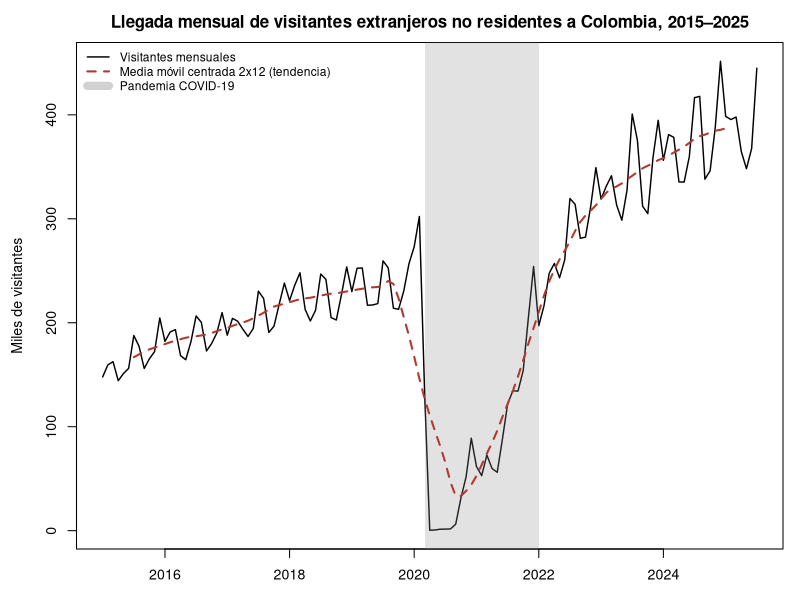
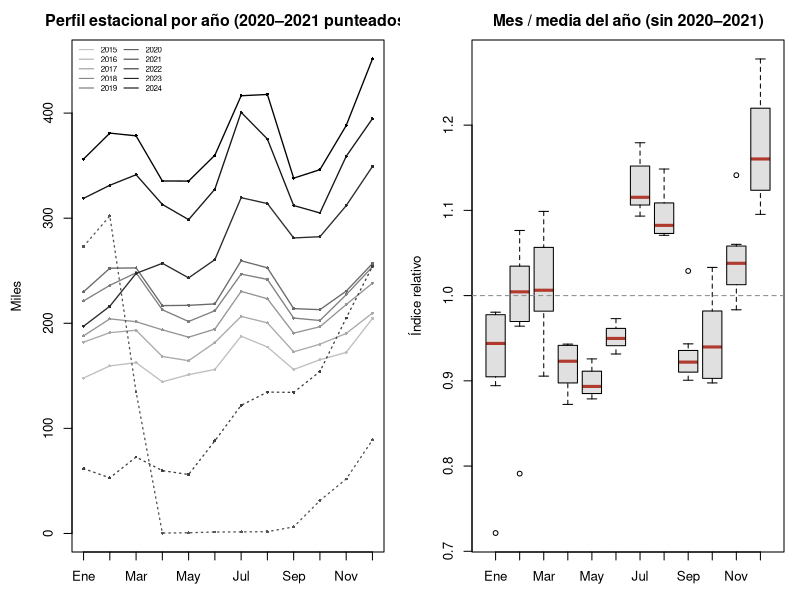
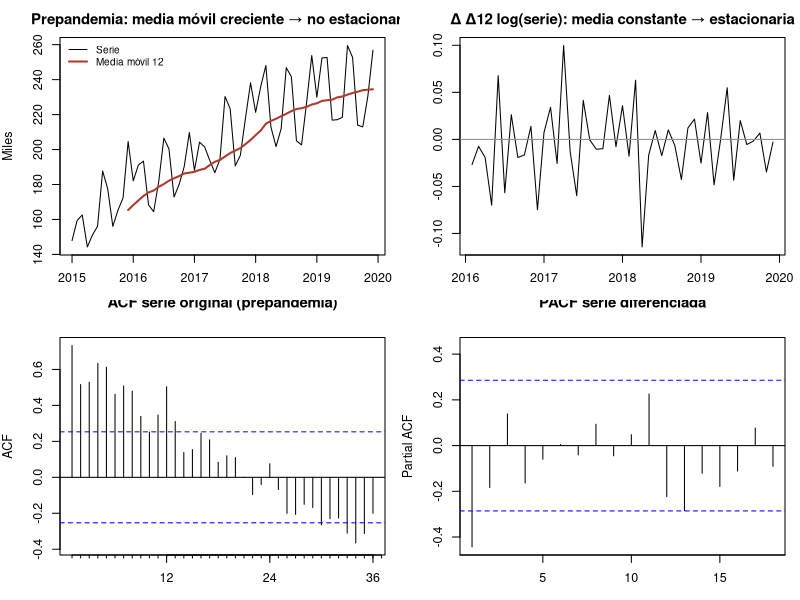
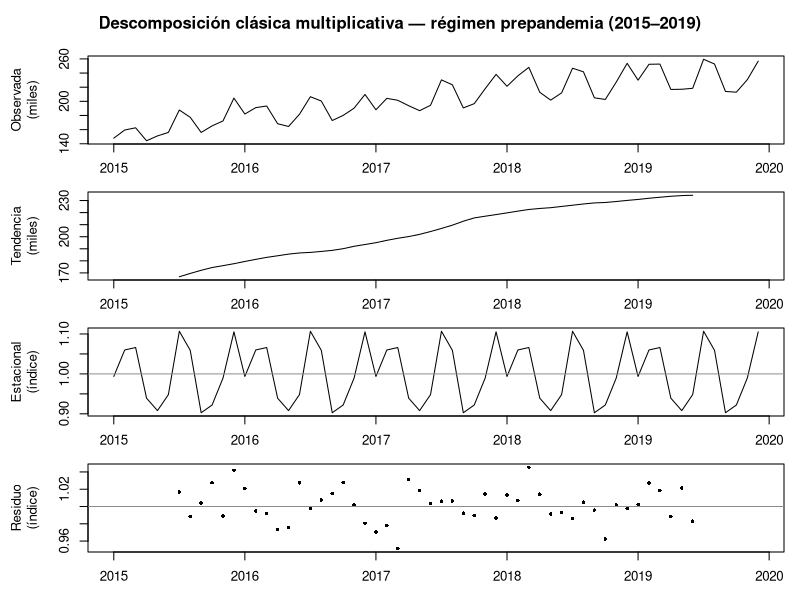
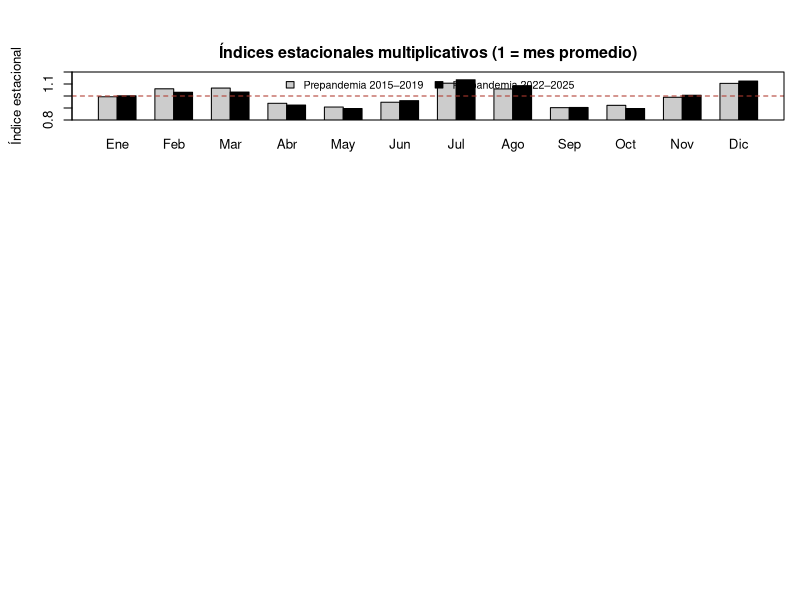
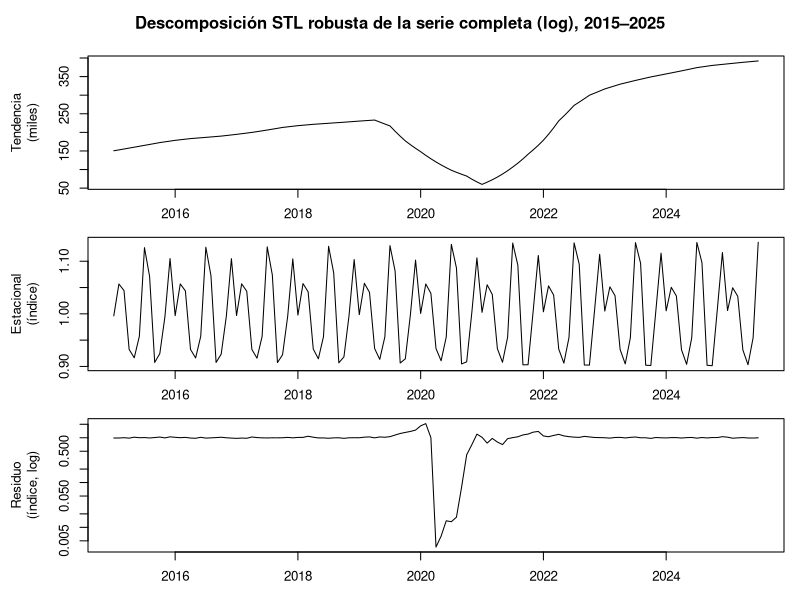
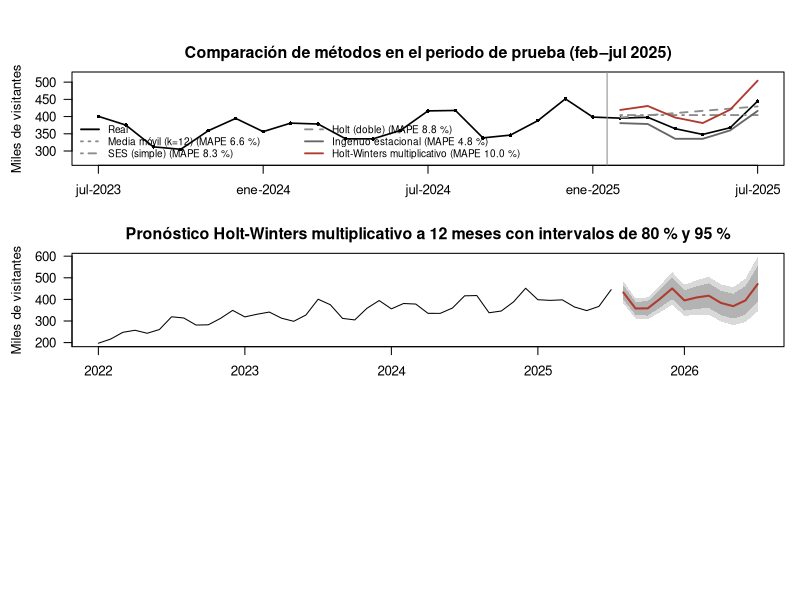

These charts were generated, in order, by the following R code:
## ---- chunk 1
# Opciones globales: mostrar el código, ocultar mensajes y guardar cada figura en la carpeta figuras/
knitr::opts_chunk$set(echo = TRUE, message = FALSE, warning = FALSE, fig.align = "center",
                      fig.path = "figuras/", dev = "png", dpi = 150)
## ---- chunk 2
library(forecast)   # descomposición, suavizamiento exponencial, Holt-Winters, métricas de error
library(tseries)    # pruebas de estacionariedad ADF y KPSS
library(knitr)      # tablas
library(jsonlite)   # exportación de resultados

GRIS <- "grey55"; ROJO <- "#b03a2e"
MESES <- c("Ene","Feb","Mar","Abr","May","Jun","Jul","Ago","Sep","Oct","Nov","Dic")
## ---- chunk 3
datos <- read.csv("data/turistas_colombia_mensual.csv")
datos$fecha <- as.Date(datos$fecha)
stopifnot(!any(is.na(datos$visitantes)))            # sin valores faltantes

# Objeto ts mensual: inicia en enero de 2015, frecuencia 12
serie <- ts(datos$visitantes, start = c(2015, 1), frequency = 12)
cat("Observaciones:", length(serie), "| desde", format(min(datos$fecha), "%Y-%m"),
    "hasta", format(max(datos$fecha), "%Y-%m"), "\n")
summary(serie)

# Regímenes: la pandemia (mar-2020 a dic-2021) es un cambio estructural
pre  <- window(serie, end = c(2019, 12))            # 60 meses prepandemia
post <- window(serie, start = c(2022, 1))           # pospandemia (ene-2022 a jul-2025)
miles <- function(x) x / 1000
## ---- chunk 4
par(mar = c(3, 4.5, 2.5, 1), cex = 0.85)
plot(miles(serie), lwd = 1.4, ylab = "Miles de visitantes", xlab = "",
     main = "Llegada mensual de visitantes extranjeros no residentes a Colombia, 2015–2025")
rect(2020 + 2/12, -50, 2022, 600, col = adjustcolor(GRIS, 0.25), border = NA)   # pandemia
lines(miles(ma(serie, order = 12, centre = TRUE)), col = ROJO, lwd = 2, lty = 2)  # tendencia
legend("topleft", bty = "n", cex = 0.85, lwd = c(1.4, 2, 8), lty = c(1, 2, 1),
       col = c("black", ROJO, adjustcolor(GRIS, 0.4)),
       legend = c("Visitantes mensuales", "Media móvil centrada 2x12 (tendencia)", "Pandemia COVID-19"))
## ---- chunk 5
anual <- aggregate(as.numeric(serie), by = list(Año = floor(time(serie))), FUN = sum)
names(anual)[2] <- "Total"
anual$Meses <- as.numeric(table(floor(time(serie))))
anual$`Crecimiento %` <- round(c(NA, diff(anual$Total) / head(anual$Total, -1) * 100), 1)
anual_tab <- anual; anual_tab$Año <- as.character(anual_tab$Año)   # el año sin separador de miles
kable(anual_tab, format.args = list(big.mark = ".", decimal.mark = ","), caption = "Total anual (2025 solo hasta julio)")
cat("Mínimo:", min(serie), "en", format(datos$fecha[which.min(serie)], "%Y-%m"),
    "| Máximo:", max(serie), "en", format(datos$fecha[which.max(serie)], "%Y-%m"), "\n")
## ---- chunk 6
mat <- matrix(as.numeric(window(serie, end = c(2024, 12))), nrow = 12)   # años completos 2015-2024
colnames(mat) <- 2015:2024
# Índice relativo: valor del mes / media de su año (se excluyen 2020-2021 por el choque)
normal <- mat[, !(colnames(mat) %in% c("2020", "2021"))]
relativo <- sweep(normal, 2, colMeans(normal), "/")

par(mfrow = c(1, 2), mar = c(3, 4.5, 2.5, 1), cex = 0.8)
tonos <- grey(seq(0.75, 0, length.out = ncol(mat)))
matplot(1:12, miles(mat), type = "o", pch = 16, cex = 0.5, col = tonos,
        lty = ifelse(colnames(mat) %in% c("2020", "2021"), 3, 1), lwd = 1.3,
        xaxt = "n", xlab = "", ylab = "Miles", main = "Perfil estacional por año (2020–2021 punteados)")
axis(1, 1:12, MESES); legend("topleft", legend = colnames(mat), col = tonos, lty = 1, ncol = 2, cex = 0.6, bty = "n")
boxplot(t(relativo), names = MESES, col = "grey88", medcol = ROJO, ylab = "Índice relativo",
        main = "Mes / media del año (sin 2020–2021)")
abline(h = 1, lty = 2, col = GRIS)
round(rowMeans(relativo), 3) |> setNames(MESES)
## ---- chunk 7
# ¿La amplitud estacional crece con el nivel? Criterio para elegir modelo aditivo o multiplicativo
amp <- data.frame(Año = as.integer(colnames(normal)), Media = colMeans(normal),
                  Rango = apply(normal, 2, function(x) max(x) - min(x)),
                  Desv = apply(normal, 2, sd))
amp$`CV %` <- round(amp$Desv / amp$Media * 100, 1)
amp_tab <- amp; amp_tab$Año <- as.character(amp_tab$Año)
kable(amp_tab, digits = 0, row.names = FALSE, format.args = list(big.mark = ".", decimal.mark = ","))
corr_amp <- cor(amp$Media, amp$Rango)
cat("Correlación entre nivel medio anual y rango estacional:", round(corr_amp, 3), "\n")
## ---- chunk 8
# ADF:  H0 = la serie tiene raíz unitaria (NO es estacionaria)
# KPSS: H0 = la serie ES estacionaria
# Nota: tseries reporta los p-valores de KPSS truncados en 0,01 y 0,10.
prueba <- function(x, nombre) {
  x <- na.omit(x)
  p_adf  <- suppressWarnings(adf.test(x)$p.value)
  p_kpss <- suppressWarnings(kpss.test(x, null = "Level")$p.value)
  concl <- if (p_adf < 0.05 && p_kpss > 0.05) "Estacionaria" else
           if (p_adf > 0.05 && p_kpss < 0.05) "No estacionaria" else "No concluyente"
  data.frame(Serie = nombre, n = length(x), `p ADF` = round(p_adf, 3),
             `p KPSS` = round(p_kpss, 3), Conclusión = concl, check.names = FALSE)
}
lpre <- log(pre)
estac <- rbind(
  prueba(pre, "Prepandemia (nivel)"),
  prueba(lpre, "Prepandemia (log)"),
  prueba(diff(lpre), "Prepandemia Δ log"),
  prueba(diff(diff(lpre), lag = 12), "Prepandemia Δ Δ12 log"),
  prueba(post, "Pospandemia (nivel)"),
  prueba(diff(diff(log(post)), lag = 12), "Pospandemia Δ Δ12 log"))
kable(estac)
cat("Diferencias regulares sugeridas (ndiffs):", ndiffs(lpre),
    "| diferencias estacionales sugeridas (nsdiffs):", nsdiffs(lpre), "\n")
## ---- chunk 9
par(mfrow = c(2, 2), mar = c(3, 4, 2.5, 1), cex = 0.75)
plot(miles(pre), ylab = "Miles", xlab = "", main = "Prepandemia: media móvil creciente → no estacionaria")
lines(miles(stats::filter(pre, rep(1/12, 12), sides = 1)), col = ROJO, lwd = 2)
legend("topleft", c("Serie", "Media móvil 12"), col = c("black", ROJO), lwd = c(1, 2), bty = "n", cex = 0.8)
dd <- diff(diff(lpre), lag = 12)
plot(dd, ylab = "", xlab = "", main = "Δ Δ12 log(serie): media constante → estacionaria"); abline(h = 0, col = GRIS)
Acf(pre, lag.max = 36, main = "ACF serie original (prepandemia)")
Pacf(dd, lag.max = 18, main = "PACF serie diferenciada")
## ---- chunk 10
dec_add <- decompose(pre, type = "additive")
dec_mul <- decompose(pre, type = "multiplicative")
r_add <- na.omit(dec_add$random); r_mul <- na.omit(dec_mul$random)
t_add <- na.omit(dec_add$trend);  t_mul <- na.omit(dec_mul$trend)
comp <- data.frame(
  Modelo = c("Aditivo", "Multiplicativo"),
  `Desv. residuo (% del nivel)` = c(sd(r_add / t_add) * 100, sd(r_mul - 1) * 100),
  `p Ljung-Box (12 rezagos)` = c(Box.test(r_add, lag = 12, type = "Ljung-Box")$p.value,
                                Box.test(r_mul, lag = 12, type = "Ljung-Box")$p.value),
  check.names = FALSE)
kable(comp, digits = 3)
## ---- chunk 11
par(mfrow = c(4, 1), mar = c(1.5, 5.5, 1.5, 1), oma = c(1.5, 0, 2, 0), cex = 0.8)   # margen izquierdo amplio para las etiquetas
plot(miles(pre), ylab = "Observada\n(miles)", xlab = "")
plot(miles(dec_mul$trend), ylab = "Tendencia\n(miles)", xlab = "")
plot(dec_mul$seasonal, ylab = "Estacional\n(índice)", xlab = ""); abline(h = 1, col = GRIS)
plot(dec_mul$random, type = "p", pch = 16, cex = 0.6, ylab = "Residuo\n(índice)", xlab = ""); abline(h = 1, col = GRIS)
mtext("Descomposición clásica multiplicativa — régimen prepandemia (2015–2019)", outer = TRUE, font = 2)
## ---- chunk 12
pend_pre  <- coef(lm(t_mul ~ seq_along(t_mul)))[2]
dec_post  <- decompose(post, type = "multiplicative")
t_post    <- na.omit(dec_post$trend)
pend_post <- coef(lm(t_post ~ seq_along(t_post)))[2]
cat(sprintf("Tendencia prepandemia: +%s visitantes/mes (≈ %.1f %% anual sobre la media)\n",
            format(round(pend_pre), big.mark = ".", decimal.mark = ","), pend_pre * 12 / mean(t_mul) * 100))
cat(sprintf("Tendencia pospandemia: +%s visitantes/mes\n", format(round(pend_post), big.mark = ".", decimal.mark = ",")))
## ---- chunk 13
ind <- data.frame(Mes = MESES, Prepandemia = dec_mul$figure, Pospandemia = dec_post$figure)
corr_ind <- cor(ind$Prepandemia, ind$Pospandemia)
par(mar = c(3, 4.5, 2.5, 1), cex = 0.8)
barplot(t(as.matrix(ind[, 2:3])), beside = TRUE, names.arg = MESES, col = c("grey80", "black"),
        ylim = c(0.8, 1.2), xpd = FALSE, ylab = "Índice estacional",
        main = "Índices estacionales multiplicativos (1 = mes promedio)")
abline(h = 1, col = ROJO, lty = 2); box()
legend("top", c("Prepandemia 2015–2019", "Pospandemia 2022–2025"), fill = c("grey80", "black"), horiz = TRUE, bty = "n", cex = 0.8)
kable(ind, digits = 3, row.names = FALSE)
cat("Correlación entre los índices de ambos regímenes:", round(corr_ind, 3), "\n")
## ---- chunk 14
# STL robusta sobre toda la serie en logaritmos: separa el choque del COVID de la estacionalidad
fit_stl <- stl(log(serie), s.window = 13, robust = TRUE)
par(mfrow = c(3, 1), mar = c(1.5, 5.5, 1.5, 1), oma = c(1.5, 0, 2, 0), cex = 0.8)   # margen izquierdo amplio para las etiquetas
plot(miles(exp(fit_stl$time.series[, "trend"])), ylab = "Tendencia\n(miles)", xlab = "")
plot(exp(fit_stl$time.series[, "seasonal"]), ylab = "Estacional\n(índice)", xlab = "")
plot(exp(fit_stl$time.series[, "remainder"]), ylab = "Residuo\n(índice, log)", xlab = "", log = "y")
mtext("Descomposición STL robusta de la serie completa (log), 2015–2025", outer = TRUE, font = 2)
## ---- chunk 15
H <- 6
train <- window(post, end = c(2025, 1))
test  <- window(post, start = c(2025, 2))

ajustar <- function(y, h) {
  # Devuelve una lista con el pronóstico de cada método para h periodos
  list(
    "Ingenuo estacional"          = snaive(y, h = h)$mean,
    "Media móvil (k=3)"           = rep(mean(tail(y, 3)), h),
    "Media móvil (k=12)"          = rep(mean(tail(y, 12)), h),
    "SES (simple)"                = ses(y, h = h)$mean,
    "Holt (doble)"                = holt(y, h = h)$mean,
    "Holt-Winters aditivo"        = hw(y, h = h, seasonal = "additive")$mean,
    "Holt-Winters multiplicativo" = hw(y, h = h, seasonal = "multiplicative")$mean)
}
metr <- function(real, pred) {
  e <- as.numeric(real) - as.numeric(pred)
  c(MAE = mean(abs(e)), RMSE = sqrt(mean(e^2)), `MAPE %` = mean(abs(e / as.numeric(real))) * 100)
}
pron <- ajustar(train, H)
res <- t(sapply(pron, metr, real = test))

# Parámetros de suavizamiento estimados (alfa = nivel, beta = tendencia, gamma = estacionalidad)
params <- list(
  "SES (simple)" = ses(train, h = H)$model$par["alpha"],
  "Holt (doble)" = holt(train, h = H)$model$par[c("alpha", "beta")],
  "Holt-Winters aditivo" = hw(train, h = H, seasonal = "additive")$model$par[c("alpha", "beta", "gamma")],
  "Holt-Winters multiplicativo" = hw(train, h = H, seasonal = "multiplicative")$model$par[c("alpha", "beta", "gamma")])
params <- lapply(params, round, 3)
print(params)
## ---- chunk 16
origenes <- seq(2024 + 5/12, 2025 + 0/12, by = 1/12)       # jun-2024 ... ene-2025
errores <- setNames(vector("list", length(pron)), names(pron))
for (o in origenes) {
  y_tr <- window(post, end = o)
  y_te <- window(post, start = o + 1/12)
  h <- min(H, length(y_te)); y_te <- y_te[1:h]
  f <- ajustar(y_tr, h)
  for (k in names(f)) errores[[k]] <- c(errores[[k]], abs((y_te - as.numeric(f[[k]])) / y_te) * 100)
}
cv <- sapply(errores, mean)
tabla <- data.frame(Método = rownames(res), round(res, 1), `MAPE % origen móvil` = round(cv[rownames(res)], 1),
                    check.names = FALSE)
tabla <- tabla[order(tabla$`MAPE % origen móvil`), ]
kable(tabla, row.names = FALSE, format.args = list(big.mark = ".", decimal.mark = ","))
MEJOR <- tabla$Método[1]
cat("Errores evaluados por método en origen móvil:", length(errores[[1]]), "| Mejor:", MEJOR, "\n")
## ---- chunk 17
par(mar = c(3, 4.5, 2.5, 1), cex = 0.8)
real <- window(post, start = c(2023, 7))
rango_y <- range(miles(real), sapply(pron, function(p) range(miles(p)))) * c(0.88, 1.03)   # eje que incluye todos los pronósticos y deja espacio a la leyenda
plot(miles(real), type = "o", pch = 16, cex = 0.6, lwd = 1.6, ylim = rango_y, las = 1, xaxt = "n",
     ylab = "Miles de visitantes", xlab = "", main = "Comparación de métodos en el periodo de prueba (feb–jul 2025)")
axis(1, at = seq(2023.5, 2025.5, by = 0.5),                          # eje en meses, no en años decimales
     labels = c("jul-2023", "ene-2024", "jul-2024", "ene-2025", "jul-2025"))
abline(v = 2025 + 1/12 - 0.04, col = GRIS)
est <- list("Media móvil (k=12)" = c(3, GRIS), "SES (simple)" = c(4, GRIS), "Holt (doble)" = c(2, GRIS),
            "Ingenuo estacional" = c(1, "grey40"), "Holt-Winters multiplicativo" = c(1, ROJO))
for (k in names(est)) lines(miles(pron[[k]]), lty = as.numeric(est[[k]][1]), col = est[[k]][2], lwd = 1.8)
legend("bottomleft", ncol = 2, bty = "n", cex = 0.75,
       legend = c("Real", sprintf("%s (MAPE %.1f %%)", names(est), res[names(est), "MAPE %"])),
       lty = c(1, sapply(est, function(e) as.numeric(e[1]))), col = c("black", sapply(est, `[`, 2)), lwd = 1.8)
## ---- chunk 18
mod_hw <- hw(train, h = H, seasonal = "multiplicative")
lb <- Box.test(residuals(mod_hw), lag = 12, type = "Ljung-Box", fitdf = 3)
cat("Ljung-Box (12 rezagos) sobre residuos de Holt-Winters multiplicativo: p =", round(lb$p.value, 3), "\n")
# p cercano a 0,05: queda algo de autocorrelación residual, una limitación del modelo (ver informe)
## ---- chunk 19
fit_final <- hw(post, h = 12, seasonal = "multiplicative", level = c(80, 95))
fc <- data.frame(Mes = format(seq(as.Date("2025-08-01"), by = "month", length.out = 12), "%Y-%m"),
                 Pronóstico = round(as.numeric(fit_final$mean)),
                 `IC 95 % inf.` = round(as.numeric(fit_final$lower[, 2])),
                 `IC 95 % sup.` = round(as.numeric(fit_final$upper[, 2])), check.names = FALSE)
kable(fc, format.args = list(big.mark = ".", decimal.mark = ","))
cat("Total pronosticado ago-2025 a jul-2026:", format(round(sum(fc$Pronóstico)), big.mark = ".", decimal.mark = ","), "\n")
cat("Total observado  ago-2024 a jul-2025:", format(sum(window(post, start = c(2024, 8))), big.mark = ".", decimal.mark = ","), "\n")
## ---- chunk 20
par(mar = c(3, 4.5, 2.5, 1), cex = 0.8)
plot(fit_final, main = "Pronóstico Holt-Winters multiplicativo a 12 meses con intervalos de 80 % y 95 %",
     ylab = "Miles de visitantes", xlab = "", fcol = ROJO, shadecols = c("grey85", "grey70"), flwd = 2, yaxt = "n")
marcas <- pretty(c(0, max(fit_final$upper)))
axis(2, at = marcas, labels = marcas / 1000, las = 1)          # eje en miles, sin notación científica
## ---- chunk 21
acum_jul <- sum(window(serie, start = c(2025, 1)))
real_ago <- 3137210 - acum_jul; real_sep <- 3467026 - 3137210
expost <- data.frame(Mes = c("2025-08", "2025-09"), Real = c(real_ago, real_sep),
                     `Holt-Winters` = fc$Pronóstico[1:2],
                     `Ingenuo estacional` = as.numeric(window(post, start = c(2024, 8), end = c(2024, 9))),
                     check.names = FALSE)
expost$`Error HW %` <- round((expost$`Holt-Winters` / expost$Real - 1) * 100, 1)
expost$`Error ingenuo %` <- round((expost$`Ingenuo estacional` / expost$Real - 1) * 100, 1)
expost$`¿Real dentro del IC 95 %?` <- expost$Real >= fc$`IC 95 % inf.`[1:2] & expost$Real <= fc$`IC 95 % sup.`[1:2]
kable(expost, format.args = list(big.mark = ".", decimal.mark = ","))
## ---- chunk 22
hw_pre <- hw(pre, h = length(serie) - length(pre), seasonal = "multiplicative")
brecha <- (window(serie, start = c(2022, 1)) / window(hw_pre$mean, start = c(2022, 1)) - 1) * 100
brecha_anual <- tapply(brecha, floor(time(brecha)), mean)
round(brecha_anual, 1)
## ---- chunk 23
resultados <- list(
  n = length(serie), anual = anual, amp = amp, corr_amp = corr_amp, estac = estac, comp = comp,
  pend_pre = unname(pend_pre), pend_pre_pct = unname(pend_pre * 12 / mean(t_mul) * 100), pend_post = unname(pend_post),
  indices = ind, corr_ind = corr_ind, tabla = tabla, params = params, mejor = MEJOR, lb_p = lb$p.value,
  fc = fc, fc_total = sum(fc$Pronóstico), obs_total_prev = sum(window(post, start = c(2024, 8))),
  expost = expost, brecha = as.list(round(brecha_anual, 1)),
  min = min(serie), max = max(serie))
write_json(resultados, "resultados_ts.json", auto_unbox = TRUE, digits = 6, pretty = TRUE)
